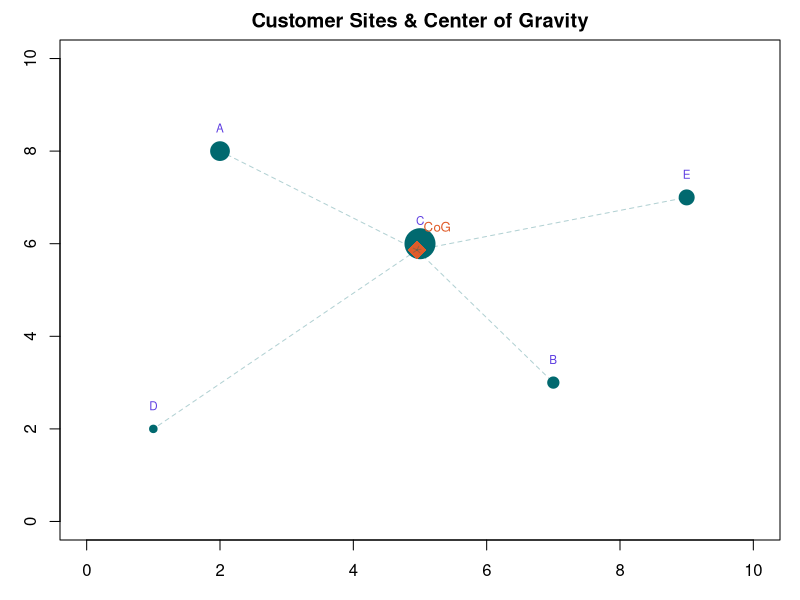

Recreate this plot in R.
## ---- chunk 1
#| fig-height: 4
#| fig-width: 4
#| echo: false

# Illustrative Steiner-Weber example
sites <- data.frame(
  u = c(2, 7, 5, 1, 9),
  v = c(8, 3, 6, 2, 7),
  a = c(500, 300, 800, 200, 400),
  label = c("A","B","C","D","E")
)
cog_x <- sum(sites$a * sites$u) / sum(sites$a)
cog_y <- sum(sites$a * sites$v) / sum(sites$a)

par(mar = c(3,3,2,1), bg = "white")
plot(sites$u, sites$v, 
     cex = sites$a/200, pch = 19,
     col = "#01696F",
     xlim = c(0, 10), ylim = c(0, 10),
     xlab = "x-coordinate", ylab = "y-coordinate",
     main = "Customer Sites & Center of Gravity")
text(sites$u, sites$v + 0.5, sites$label, cex = 0.7, col = "#5E3EE1")
points(cog_x, cog_y, pch = 18, cex = 2.5, col = "#e05c2a")
text(cog_x + 0.3, cog_y + 0.5, "CoG", cex = 0.8, col = "#e05c2a")
for(i in 1:nrow(sites)) {
  lines(c(cog_x, sites$u[i]), c(cog_y, sites$v[i]), 
        col = adjustcolor("#01696F", 0.3), lty = 2)
}
